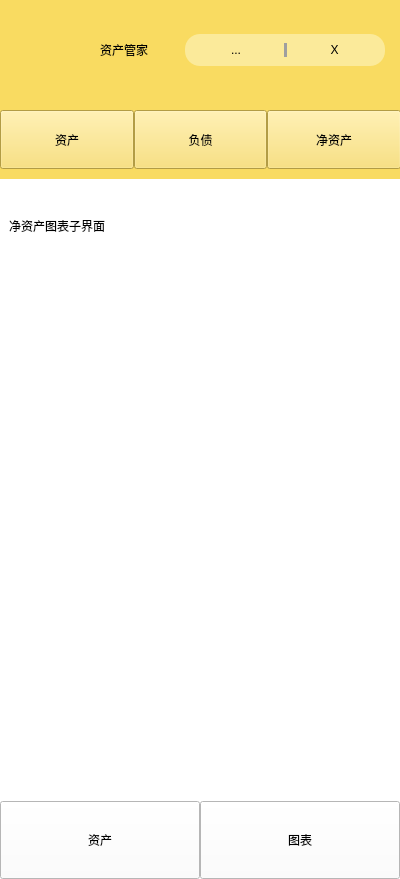
<?xml version="1.0" encoding="UTF-8"?>
<ui version="4.0">
 <class>AssetManagerPage</class>
 <widget class="QWidget" name="AssetManagerPage">
  <property name="geometry">
   <rect>
    <x>0</x>
    <y>0</y>
    <width>400</width>
    <height>879</height>
   </rect>
  </property>
  <property name="windowTitle">
   <string>Form</string>
  </property>
  <property name="styleSheet">
   <string notr="true">background-color: rgb(255, 255, 255);</string>
  </property>
  <layout class="QVBoxLayout" name="verticalLayout_4">
   <property name="leftMargin">
    <number>0</number>
   </property>
   <property name="topMargin">
    <number>0</number>
   </property>
   <property name="rightMargin">
    <number>0</number>
   </property>
   <property name="bottomMargin">
    <number>0</number>
   </property>
   <item>
    <widget class="QWidget" name="backgroundwidget" native="true">
     <layout class="QGridLayout" name="gridLayout_3" rowstretch="1,9,1">
      <property name="leftMargin">
       <number>0</number>
      </property>
      <property name="topMargin">
       <number>0</number>
      </property>
      <property name="rightMargin">
       <number>0</number>
      </property>
      <property name="bottomMargin">
       <number>0</number>
      </property>
      <property name="spacing">
       <number>0</number>
      </property>
      <item row="0" column="0">
       <widget class="QWidget" name="titlewidget" native="true">
        <property name="minimumSize">
         <size>
          <width>400</width>
          <height>100</height>
         </size>
        </property>
        <property name="styleSheet">
         <string notr="true">background-color: rgb(249, 219, 97);
color:rgb(0,0,0);</string>
        </property>
        <layout class="QHBoxLayout" name="horizontalLayout_2" stretch="3,3,3">
         <property name="leftMargin">
          <number>15</number>
         </property>
         <property name="rightMargin">
          <number>15</number>
         </property>
         <item>
          <widget class="QLabel" name="label">
           <property name="text">
            <string/>
           </property>
          </widget>
         </item>
         <item>
          <widget class="QLabel" name="label_title">
           <property name="styleSheet">
            <string notr="true">font: 24pt &quot;造字工房悦黑（非商用）细长体&quot;;</string>
           </property>
           <property name="text">
            <string>资产管家</string>
           </property>
           <property name="alignment">
            <set>Qt::AlignLeading|Qt::AlignLeft|Qt::AlignVCenter</set>
           </property>
          </widget>
         </item>
         <item>
          <widget class="QWidget" name="widget_Help" native="true">
           <property name="sizePolicy">
            <sizepolicy hsizetype="Fixed" vsizetype="Fixed">
             <horstretch>0</horstretch>
             <verstretch>0</verstretch>
            </sizepolicy>
           </property>
           <property name="minimumSize">
            <size>
             <width>200</width>
             <height>30</height>
            </size>
           </property>
           <property name="styleSheet">
            <string notr="true">background-color: rgb(251, 234, 154);
border-radius:15px;</string>
           </property>
           <layout class="QHBoxLayout" name="horizontalLayout" stretch="4,1,4">
            <property name="leftMargin">
             <number>9</number>
            </property>
            <item>
             <widget class="QLabel" name="label_Menu">
              <property name="text">
               <string>...</string>
              </property>
              <property name="alignment">
               <set>Qt::AlignCenter</set>
              </property>
             </widget>
            </item>
            <item>
             <widget class="Line" name="line">
              <property name="sizePolicy">
               <sizepolicy hsizetype="Fixed" vsizetype="Expanding">
                <horstretch>0</horstretch>
                <verstretch>0</verstretch>
               </sizepolicy>
              </property>
              <property name="styleSheet">
               <string notr="true">background-color: rgb(159, 159, 159);</string>
              </property>
              <property name="lineWidth">
               <number>2</number>
              </property>
              <property name="midLineWidth">
               <number>2</number>
              </property>
              <property name="orientation">
               <enum>Qt::Vertical</enum>
              </property>
             </widget>
            </item>
            <item>
             <widget class="QLabel" name="label_Quit">
              <property name="text">
               <string>X</string>
              </property>
              <property name="alignment">
               <set>Qt::AlignCenter</set>
              </property>
             </widget>
            </item>
           </layout>
          </widget>
         </item>
        </layout>
       </widget>
      </item>
      <item row="1" column="0">
       <widget class="QStackedWidget" name="stackedWidget">
        <property name="currentIndex">
         <number>1</number>
        </property>
        <widget class="QWidget" name="page">
         <layout class="QGridLayout" name="gridLayout_4" rowstretch="2,8">
          <property name="leftMargin">
           <number>0</number>
          </property>
          <property name="topMargin">
           <number>0</number>
          </property>
          <property name="rightMargin">
           <number>0</number>
          </property>
          <property name="bottomMargin">
           <number>0</number>
          </property>
          <property name="spacing">
           <number>0</number>
          </property>
          <item row="0" column="0">
           <widget class="QWidget" name="midwidget" native="true">
            <property name="styleSheet">
             <string notr="true">background-color: rgb(249, 219, 97);</string>
            </property>
            <layout class="QVBoxLayout" name="verticalLayout_3">
             <item>
              <spacer name="verticalSpacer">
               <property name="orientation">
                <enum>Qt::Vertical</enum>
               </property>
               <property name="sizeHint" stdset="0">
                <size>
                 <width>20</width>
                 <height>7</height>
                </size>
               </property>
              </spacer>
             </item>
             <item>
              <widget class="QLabel" name="label_2">
               <property name="styleSheet">
                <string notr="true">color: rgb(127, 127, 127);</string>
               </property>
               <property name="text">
                <string>净资产</string>
               </property>
               <property name="alignment">
                <set>Qt::AlignCenter</set>
               </property>
              </widget>
             </item>
             <item>
              <spacer name="verticalSpacer_3">
               <property name="orientation">
                <enum>Qt::Vertical</enum>
               </property>
               <property name="sizeHint" stdset="0">
                <size>
                 <width>20</width>
                 <height>30</height>
                </size>
               </property>
              </spacer>
             </item>
             <item>
              <widget class="QLabel" name="label_3">
               <property name="styleSheet">
                <string notr="true">color: rgb(0, 0, 0);
font: 16pt &quot;微软雅黑&quot;;</string>
               </property>
               <property name="text">
                <string>1655.00</string>
               </property>
               <property name="alignment">
                <set>Qt::AlignCenter</set>
               </property>
              </widget>
             </item>
             <item>
              <spacer name="verticalSpacer_2">
               <property name="orientation">
                <enum>Qt::Vertical</enum>
               </property>
               <property name="sizeHint" stdset="0">
                <size>
                 <width>20</width>
                 <height>6</height>
                </size>
               </property>
              </spacer>
             </item>
             <item>
              <layout class="QHBoxLayout" name="horizontalLayout_3">
               <item>
                <spacer name="horizontalSpacer">
                 <property name="orientation">
                  <enum>Qt::Horizontal</enum>
                 </property>
                 <property name="sizeHint" stdset="0">
                  <size>
                   <width>28</width>
                   <height>20</height>
                  </size>
                 </property>
                </spacer>
               </item>
               <item>
                <layout class="QVBoxLayout" name="verticalLayout">
                 <item>
                  <widget class="QLabel" name="label_4">
                   <property name="styleSheet">
                    <string notr="true">color: rgb(127, 127, 127);
font: 11pt &quot;微软雅黑&quot;;</string>
                   </property>
                   <property name="text">
                    <string>资产</string>
                   </property>
                   <property name="alignment">
                    <set>Qt::AlignCenter</set>
                   </property>
                  </widget>
                 </item>
                 <item>
                  <widget class="QLabel" name="label_5">
                   <property name="styleSheet">
                    <string notr="true">color: rgb(0, 0, 0);
font: 12pt &quot;微软雅黑&quot;;</string>
                   </property>
                   <property name="text">
                    <string>1655.00</string>
                   </property>
                  </widget>
                 </item>
                </layout>
               </item>
               <item>
                <spacer name="horizontalSpacer_2">
                 <property name="orientation">
                  <enum>Qt::Horizontal</enum>
                 </property>
                 <property name="sizeHint" stdset="0">
                  <size>
                   <width>28</width>
                   <height>20</height>
                  </size>
                 </property>
                </spacer>
               </item>
               <item>
                <widget class="Line" name="line_2">
                 <property name="minimumSize">
                  <size>
                   <width>3</width>
                   <height>59</height>
                  </size>
                 </property>
                 <property name="maximumSize">
                  <size>
                   <width>3</width>
                   <height>59</height>
                  </size>
                 </property>
                 <property name="orientation">
                  <enum>Qt::Vertical</enum>
                 </property>
                </widget>
               </item>
               <item>
                <spacer name="horizontalSpacer_3">
                 <property name="orientation">
                  <enum>Qt::Horizontal</enum>
                 </property>
                 <property name="sizeHint" stdset="0">
                  <size>
                   <width>40</width>
                   <height>20</height>
                  </size>
                 </property>
                </spacer>
               </item>
               <item>
                <layout class="QVBoxLayout" name="verticalLayout_2">
                 <item>
                  <widget class="QLabel" name="label_6">
                   <property name="styleSheet">
                    <string notr="true">color: rgb(127, 127, 127);
font: 11pt &quot;微软雅黑&quot;;</string>
                   </property>
                   <property name="text">
                    <string>负债</string>
                   </property>
                  </widget>
                 </item>
                 <item>
                  <widget class="QLabel" name="label_7">
                   <property name="styleSheet">
                    <string notr="true">color: rgb(0, 0, 0);
font: 12pt &quot;微软雅黑&quot;;</string>
                   </property>
                   <property name="text">
                    <string>0.00</string>
                   </property>
                  </widget>
                 </item>
                </layout>
               </item>
               <item>
                <spacer name="horizontalSpacer_4">
                 <property name="orientation">
                  <enum>Qt::Horizontal</enum>
                 </property>
                 <property name="sizeHint" stdset="0">
                  <size>
                   <width>40</width>
                   <height>20</height>
                  </size>
                 </property>
                </spacer>
               </item>
              </layout>
             </item>
            </layout>
           </widget>
          </item>
          <item row="1" column="0">
           <widget class="QWidget" name="contentwidget" native="true"/>
          </item>
         </layout>
        </widget>
        <widget class="QWidget" name="page_2">
         <widget class="QWidget" name="widget" native="true">
          <property name="geometry">
           <rect>
            <x>0</x>
            <y>0</y>
            <width>401</width>
            <height>711</height>
           </rect>
          </property>
          <layout class="QGridLayout" name="gridLayout_5">
           <property name="leftMargin">
            <number>0</number>
           </property>
           <property name="topMargin">
            <number>0</number>
           </property>
           <property name="rightMargin">
            <number>0</number>
           </property>
           <property name="bottomMargin">
            <number>0</number>
           </property>
           <property name="spacing">
            <number>0</number>
           </property>
           <item row="0" column="0">
            <layout class="QGridLayout" name="gridLayout_2" rowstretch="1,8">
             <property name="spacing">
              <number>0</number>
             </property>
             <item row="0" column="0">
              <widget class="QWidget" name="widget_2" native="true">
               <property name="styleSheet">
                <string notr="true">background-color: rgb(249, 219, 97);
color:rgb(0,0,0);</string>
               </property>
               <layout class="QHBoxLayout" name="horizontalLayout_4">
                <property name="spacing">
                 <number>0</number>
                </property>
                <property name="leftMargin">
                 <number>0</number>
                </property>
                <property name="topMargin">
                 <number>10</number>
                </property>
                <property name="rightMargin">
                 <number>0</number>
                </property>
                <property name="bottomMargin">
                 <number>10</number>
                </property>
                <item>
                 <widget class="QPushButton" name="pushButton_3">
                  <property name="sizePolicy">
                   <sizepolicy hsizetype="Expanding" vsizetype="Expanding">
                    <horstretch>0</horstretch>
                    <verstretch>0</verstretch>
                   </sizepolicy>
                  </property>
                  <property name="styleSheet">
                   <string notr="true">color: rgb(0, 0, 0);
font: 10pt &quot;微软雅黑&quot;;</string>
                  </property>
                  <property name="text">
                   <string>资产</string>
                  </property>
                 </widget>
                </item>
                <item>
                 <widget class="QPushButton" name="pushButton_4">
                  <property name="sizePolicy">
                   <sizepolicy hsizetype="Expanding" vsizetype="Expanding">
                    <horstretch>0</horstretch>
                    <verstretch>0</verstretch>
                   </sizepolicy>
                  </property>
                  <property name="styleSheet">
                   <string notr="true">color: rgb(0, 0, 0);
font: 10pt &quot;微软雅黑&quot;;</string>
                  </property>
                  <property name="text">
                   <string>负债</string>
                  </property>
                 </widget>
                </item>
                <item>
                 <widget class="QPushButton" name="pushButton_5">
                  <property name="sizePolicy">
                   <sizepolicy hsizetype="Expanding" vsizetype="Expanding">
                    <horstretch>0</horstretch>
                    <verstretch>0</verstretch>
                   </sizepolicy>
                  </property>
                  <property name="styleSheet">
                   <string notr="true">color: rgb(0, 0, 0);
font: 10pt &quot;微软雅黑&quot;;</string>
                  </property>
                  <property name="text">
                   <string>净资产</string>
                  </property>
                 </widget>
                </item>
               </layout>
              </widget>
             </item>
             <item row="1" column="0">
              <widget class="QStackedWidget" name="stackedWidget_2">
               <property name="currentIndex">
                <number>2</number>
               </property>
               <widget class="QWidget" name="page_3">
                <widget class="QLabel" name="label_10">
                 <property name="geometry">
                  <rect>
                   <x>0</x>
                   <y>110</y>
                   <width>381</width>
                   <height>371</height>
                  </rect>
                 </property>
                 <property name="styleSheet">
                  <string notr="true">color: rgb(0, 0, 0);
font: 30pt &quot;迷你简雪峰&quot;;</string>
                 </property>
                 <property name="text">
                  <string>资产图表子界面</string>
                 </property>
                </widget>
               </widget>
               <widget class="QWidget" name="page_4">
                <widget class="QLabel" name="label_9">
                 <property name="geometry">
                  <rect>
                   <x>10</x>
                   <y>120</y>
                   <width>361</width>
                   <height>401</height>
                  </rect>
                 </property>
                 <property name="styleSheet">
                  <string notr="true">color: rgb(0, 0, 0);
font: 28pt &quot;迷你简齿轮&quot;;</string>
                 </property>
                 <property name="text">
                  <string>负债图表子界面</string>
                 </property>
                </widget>
               </widget>
               <widget class="QWidget" name="page_5">
                <widget class="QLabel" name="label_8">
                 <property name="geometry">
                  <rect>
                   <x>9</x>
                   <y>9</y>
                   <width>400</width>
                   <height>75</height>
                  </rect>
                 </property>
                 <property name="styleSheet">
                  <string notr="true">color: rgb(0, 0, 0);
font: 30pt &quot;.Heiti GB18030PUA&quot;;</string>
                 </property>
                 <property name="text">
                  <string>净资产图表子界面</string>
                 </property>
                </widget>
               </widget>
              </widget>
             </item>
            </layout>
           </item>
          </layout>
         </widget>
        </widget>
       </widget>
      </item>
      <item row="2" column="0">
       <widget class="QWidget" name="bottomwidget" native="true">
        <layout class="QGridLayout" name="gridLayout">
         <property name="leftMargin">
          <number>0</number>
         </property>
         <property name="topMargin">
          <number>0</number>
         </property>
         <property name="rightMargin">
          <number>0</number>
         </property>
         <property name="bottomMargin">
          <number>0</number>
         </property>
         <property name="spacing">
          <number>0</number>
         </property>
         <item row="0" column="0">
          <widget class="QPushButton" name="pushButton">
           <property name="sizePolicy">
            <sizepolicy hsizetype="Expanding" vsizetype="Expanding">
             <horstretch>0</horstretch>
             <verstretch>0</verstretch>
            </sizepolicy>
           </property>
           <property name="styleSheet">
            <string notr="true">color: rgb(0, 0, 0);
font: 14pt &quot;微软雅黑&quot;;</string>
           </property>
           <property name="text">
            <string>资产</string>
           </property>
          </widget>
         </item>
         <item row="0" column="1">
          <widget class="QPushButton" name="pushButton_2">
           <property name="sizePolicy">
            <sizepolicy hsizetype="Expanding" vsizetype="Expanding">
             <horstretch>0</horstretch>
             <verstretch>0</verstretch>
            </sizepolicy>
           </property>
           <property name="styleSheet">
            <string notr="true">color: rgb(0, 0, 0);
font: 14pt &quot;微软雅黑&quot;;</string>
           </property>
           <property name="text">
            <string>图表</string>
           </property>
          </widget>
         </item>
        </layout>
       </widget>
      </item>
     </layout>
    </widget>
   </item>
  </layout>
 </widget>
 <resources/>
 <connections/>
</ui>
